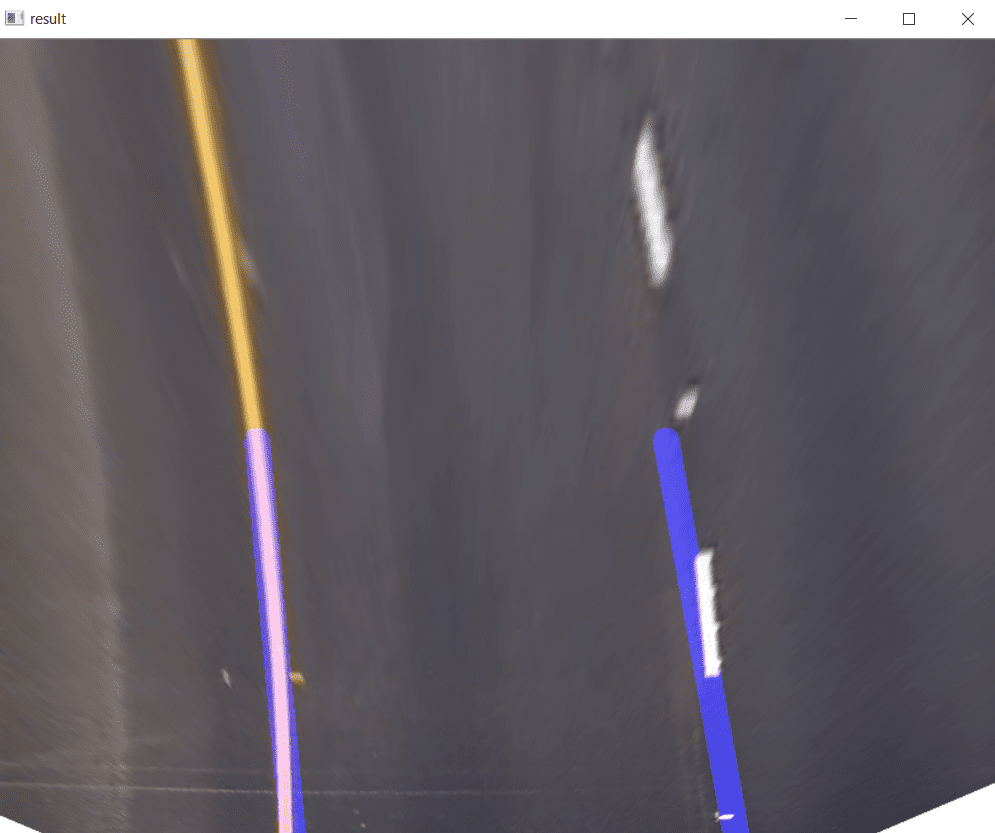
#> input picture capture/10.combo_image.png, 995 x 833 px, given in place of project_video.mp4, which was not available
$ python drive_auto.py
#> lines starting #> are read from the running program, lines starting #| are printed output that depends on the picture; after the words box and inside, x2 and y2 are one past the last pixel; in counts of white or black regions, pixels touching at a corner belong together; pictures that were not available may be replaced by others from this repository, and a replacement may not be noted
import cv2
import numpy as np
import time


def make_coordinates(img, line_parameters):
    slope, intercept = line_parameters

    y1 = img.shape[0]
    y2 = int(y1 * (1/2))

    x1 = int((y1 - intercept)/slope)
    x2 = int((y2 - intercept)/slope)

    return np.array([x1, y1, x2, y2])


def average_slope_intercept(img, lines):

    left_fit = []
    right_fit = []

    for line in lines:
        x1, y1, x2, y2 = line.reshape(4)

        x = np.array([x1, x2])
        y = np.array([y1, y2])
        A = np.vstack([x, np.ones(len(x))]).T

        slope, intercept = np.linalg.lstsq(A, y, rcond=None)[0]

        x_coord = -((intercept-640) / slope)

        if x_coord < 400:
            left_fit.append((slope, intercept))

        elif x_coord > 400:
            right_fit.append((slope, intercept))

    left_fit_average = np.mean(left_fit, 0)
    right_fit_average = np.mean(right_fit, 0)

    try:
        left_line = make_coordinates(img, left_fit_average)
        right_line = make_coordinates(img, right_fit_average)

    except:
        left_line = 0
        right_line = 0
        pass

    return [left_line], [right_line]


def display_lines(img, lines):
    line_image = np.zeros_like(img)

    if lines is not None:
        for line in lines:
            x1, y1, x2, y2 = line.reshape(4)
            cv2.line(line_image, (x1, y1), (x2, y2), (255, 0, 0), 20)

    return line_image


def make_canny(img):
    gray = cv2.cvtColor(img, cv2.COLOR_BGR2GRAY)
    _, binary = cv2.threshold(gray, 197, 255, cv2.THRESH_BINARY)
    binary_gaussian = cv2.adaptiveThreshold(binary, 255, cv2.ADAPTIVE_THRESH_GAUSSIAN_C, cv2.THRESH_BINARY_INV, 11, 5)
    blur = cv2.GaussianBlur(binary_gaussian, (5, 5), 0)
    blur = cv2.bilateralFilter(blur, 9, 75, 75)

    canny_image = cv2.Canny(blur, 80, 120)

    return canny_image


cap = cv2.VideoCapture('project_video.mp4')
last_time = time.time()

h = 640
w = 800
pts1 = np.float32([[300, 650], [580, 460], [720, 460], [1100, 650]])
pts2 = np.float32([[200, 640], [200, 0], [600, 0], [600, 640]])
M = cv2.getPerspectiveTransform(pts1, pts2)

l1 = 0
l2 = 0
l1_copy = None
l2_copy = None

x2_coord_average = 400

while(True):
    ret, frame = cap.read()
#> frame is the input picture: shape (833, 995, 3); mean B, G, R 102, 94.1, 99.5
    img2 = cv2.warpPerspective(frame, M, (w, h), borderValue=(255, 255, 255))
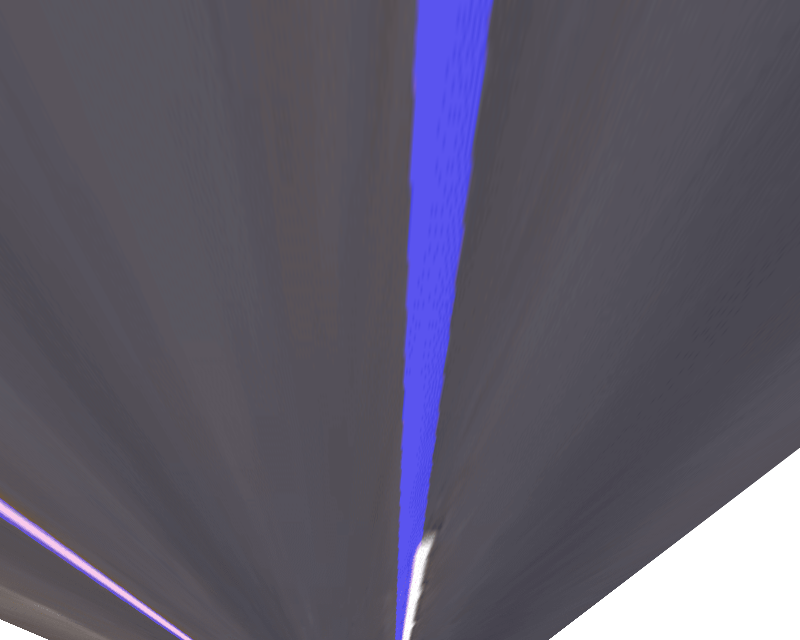
#> img2: shape (640, 800, 3); mean B, G, R 105.8, 89.2, 93

    try:
        canny = make_canny(img2)
#> in make_canny, `gray = cv2.cvtColor(img, cv2.COLOR_BGR2GRAY)`:
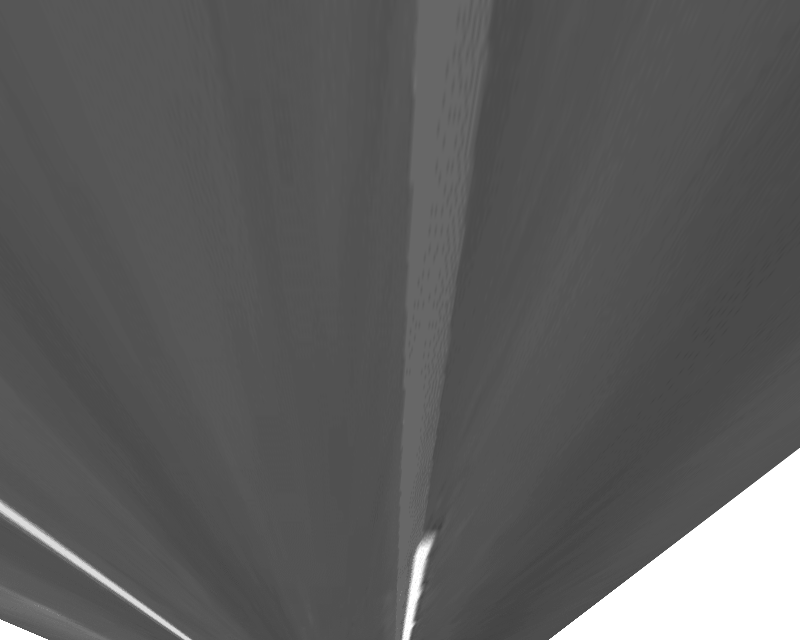
#> gray: shape (640, 800); min 67, max 255, mean 92.2
#> in make_canny, `_, binary = cv2.threshold(gray, 197, 255, cv2.THRESH_BINARY)`:
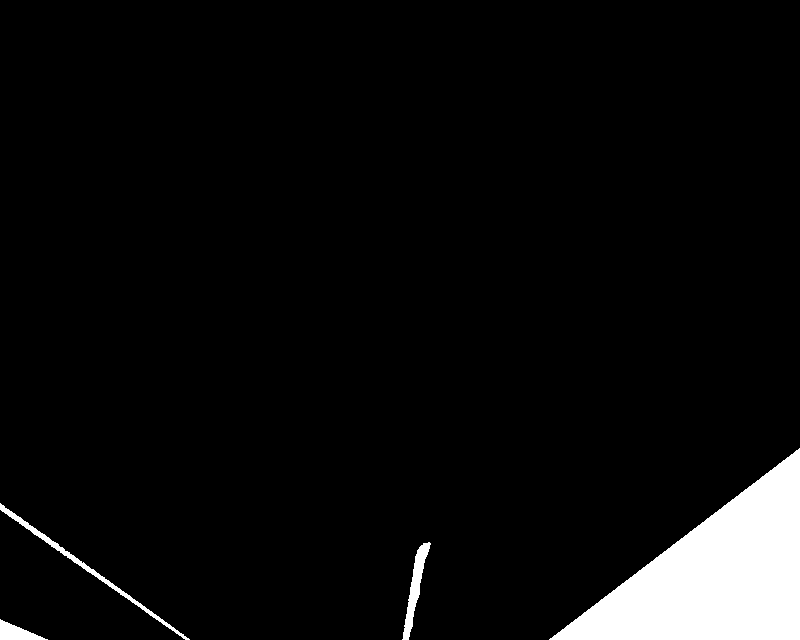
#> binary: shape (640, 800); 5.2% white; 4 white regions, box (x1, y1, x2, y2) and area: (549, 448, 800, 640) 24172, (0, 503, 190, 640) 1049, (402, 542, 431, 640) 876, (0, 619, 48, 640) 509
#> in make_canny, `binary_gaussian = cv2.adaptiveThreshold(binary, 255, cv2.ADAPTIVE_THRE..`:
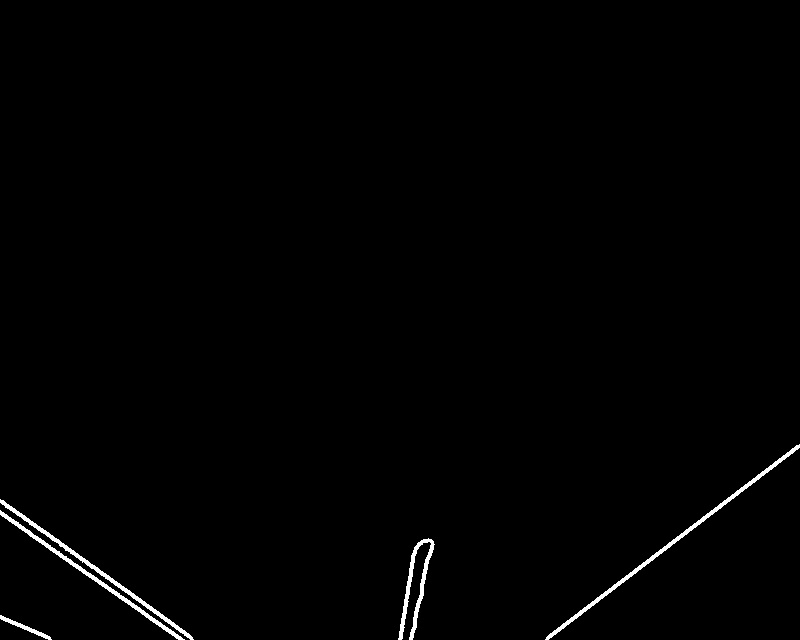
#> binary_gaussian: shape (640, 800); 0.83% white; 5 white regions, box (x1, y1, x2, y2) and area: (545, 444, 800, 640) 1280, (0, 499, 194, 640) 965, (0, 510, 185, 640) 909, (398, 538, 435, 640) 870, (0, 615, 52, 640) 224
#> in make_canny, `canny_image = cv2.Canny(blur, 80, 120)`:
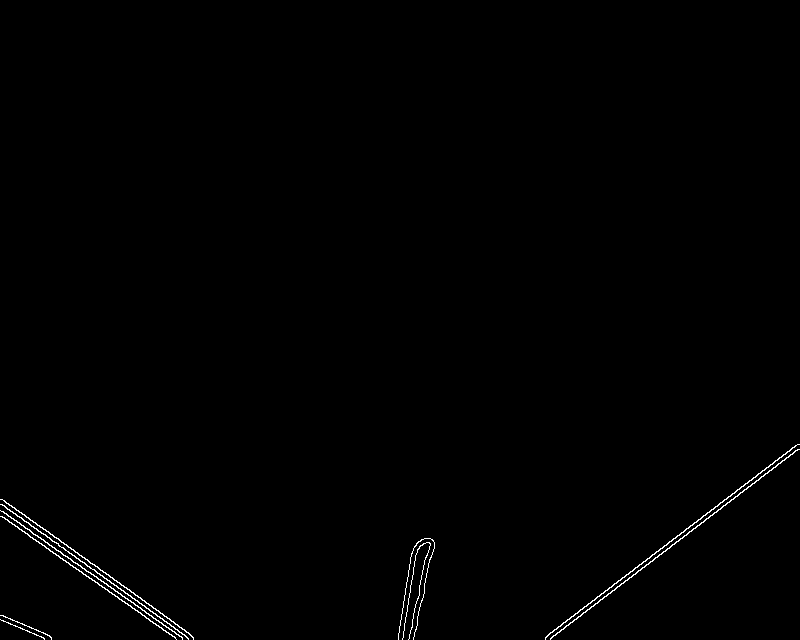
#> canny_image: shape (640, 800); 0.53% white in thin lines or dots, all inside (x1, y1, x2, y2) = (0, 444, 800, 640)
        lines = cv2.HoughLinesP(canny, 3, np.pi/180, 100, np.array([]), 100, 400)
#> lines = [[551, 637, 720, 509], [584, 606, 799, 449], [4, 500, 193, 637], [0, 510, 182, 637], [1, 516, 175, 638], [614, 583, 798, 444], [4, 505, 188, 639], [549, 633, 799, 444], [550, 639, 659, 554]]

        print(len(lines))
#| 9

        if l1 == 0 and l2 == 0:
            l1, l2 = average_slope_intercept(canny, lines)
#> the loop in average_slope_intercept, `for line in lines:` made 9 passes
#> (x1, y1, x2, y2, x, y, A, slope) on passes 1, 2, 3, 4, 6, 7, 8, 9: (551, 637, 720, 509, [551, 720], [637, 509], [[551, 1], [720, 1]], -0.757), (584, 606, 799, 449, [584, 799], [606, 449], [[584, 1], [799, 1]], -0.73), (4, 500, 193, 637, [4, 193], [500, 637], [[4, 1], [193, 1]], 0.725), (0, 510, 182, 637, [0, 182], [510, 637], [[0, 1], [182, 1]], 0.698), (614, 583, 798, 444, [614, 798], [583, 444], [[614, 1], [798, 1]], -0.755), (4, 505, 188, 639, [4, 188], [505, 639], [[4, 1], [188, 1]], 0.728), (549, 633, 799, 444, [549, 799], [633, 444], [[549, 1], [799, 1]], -0.756), (550, 639, 659, 554, [550, 659], [639, 554], [[550, 1], [659, 1]], -0.78)
#> (x1, y1, x2, y2, y, A, slope, intercept) on pass 5: (1, 516, 175, 638, [516, 638], [[1, 1], [175, 1]], 0.701, 515.3)
#> after the loop in average_slope_intercept, `for line in lines:`: left_fit = [(0.725, 497.1), (0.698, 510), (0.701, 515.3), (0.728, 502.1)]; right_fit = [(-0.757, 1054.3), (-0.73, 1032.5), (-0.755, 1046.8), (-0.756, 1048), (-0.78, 1067.9)]
#> in average_slope_intercept, `left_fit_average = np.mean(left_fit, 0)`: left_fit_average = [0.713, 506.1]
#> in average_slope_intercept, `right_fit_average = np.mean(right_fit, 0)`: right_fit_average = [-0.756, 1049.9]
#> in make_coordinates, `slope, intercept = line_parameters`: slope = 0.713; intercept = 506.1
#> in make_coordinates, `x1 = int((y1 - intercept)/slope)`: x1 = 187
#> in make_coordinates, `x2 = int((y2 - intercept)/slope)`: x2 = -261
#> in average_slope_intercept, `left_line = make_coordinates(img, left_fit_average)`: left_line = [187, 640, -261, 320]
#> in average_slope_intercept, `right_line = make_coordinates(img, right_fit_average)`: right_line = [542, 640, 965, 320]
#> l1 = [[187, 640, -261, 320]]; l2 = [[542, 640, 965, 320]]
        else:
            l1_copy, l2_copy = average_slope_intercept(canny, lines)

        if l1_copy is not None:
            try:
                if l1_copy[0][0] > l1[0][0] + 20 or l1_copy[0][0] < l1[0][0] - 20:
                    l1 = l1
                else:
                    l1 = l1_copy

                if l2_copy is not None:
                    if l2_copy[0][0] > l2[0][0] + 20 or l2_copy[0][0] < l2[0][0] - 20:
                        l2 = l2
                    else:
                        l2 = l2_copy

            except:
                pass

        elif l1_copy is None:
            try:
                if l2_copy is not None:
                    if l2_copy[0][0] > l2[0][0] + 20 or l2_copy[0][0] < l2[0][0] - 20:
                        l2 = l2
                    else:
                        l2 = l2_copy

            except:
                pass

        x2_coord_average = (l2[0][2] + l1[0][2]) / 2
#> x2_coord_average = 352

        turning_rate = x2_coord_average - 400
#> turning_rate = -48

        if turning_rate < -10:
            print("left")
        elif turning_rate > 10:
            print("right")
        else:
            print("straight")

        left_line_image = display_lines(img2, np.array(l1))
#> the loop in display_lines, `for line in lines:` made 1 pass
        right_line_image = display_lines(img2, np.array(l2))
#> the loop in display_lines (call 2), `for line in lines:` made 1 pass
#> after the loop in display_lines (call 2), `for line in lines:`:
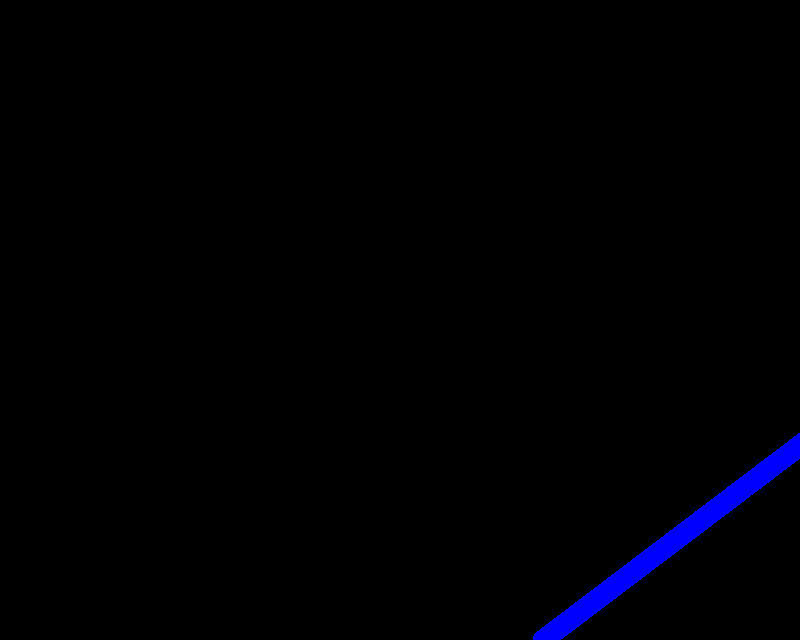
#> line_image: shape (640, 800, 3); mean of channels 0, 1, 2 3.4, 0, 0; drawn as B, G, R

        line_image = cv2.addWeighted(left_line_image, 1, right_line_image, 1, 1)

        combo_image = cv2.addWeighted(img2, 1, line_image, 0.6, 1)

        print('Frame took{}'.format(time.time() - last_time))
        last_time = time.time()
        cv2.imshow('frame', frame)
        cv2.imshow('img2', img2)
        cv2.imshow('result', combo_image)
        cv2.imshow('canny', canny)

    except:
        pass

    if cv2.waitKey(1) & 0xFF == 27:
#> (key Esc is pressed here)
        break

cv2.destroyAllWindows()
cap.release()
